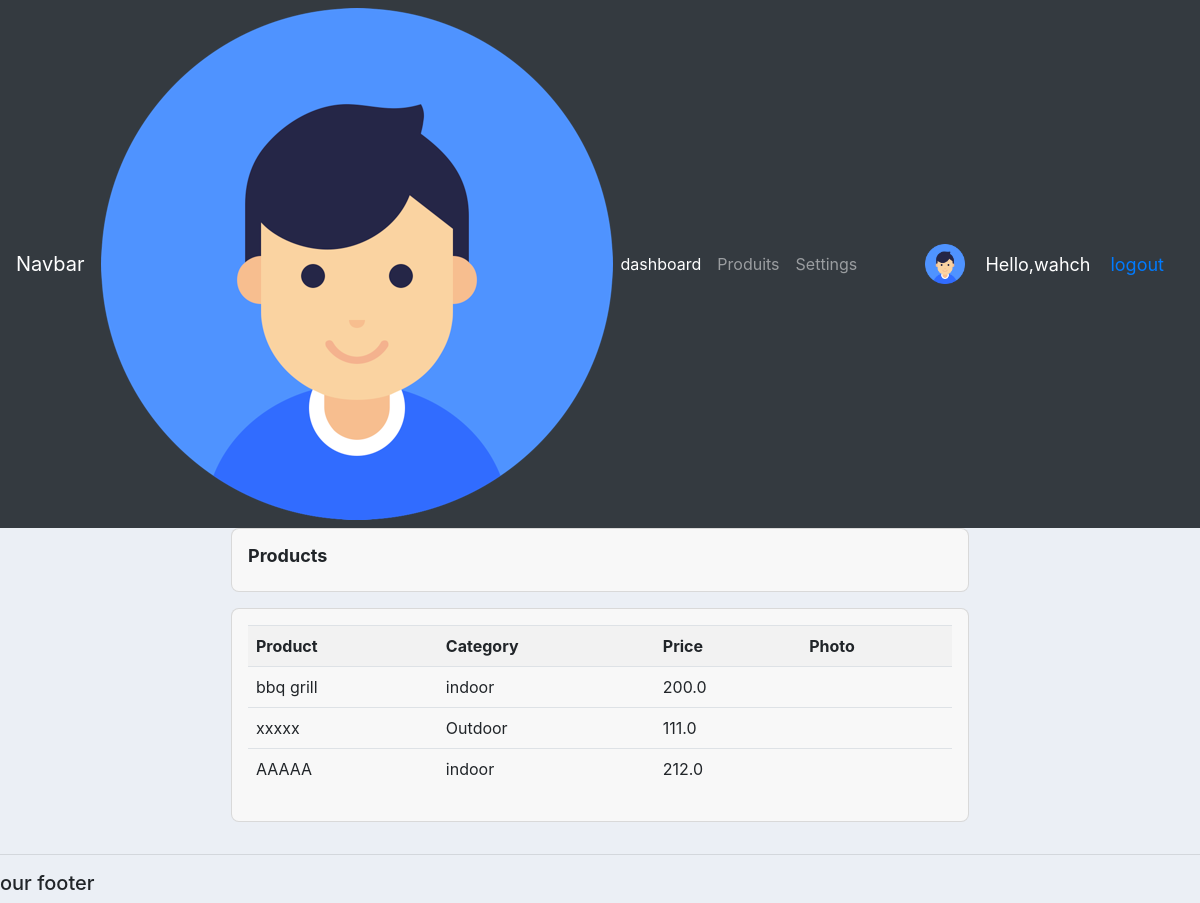
Screenshot of /produit/ (signed in) with the database file from the repository.
### accounts/models.py (models this page shows, shortened)
class customer(models.Model):
    user = models.OneToOneField(User , null=True , blank=True ,  on_delete=models.CASCADE)
    name = models.CharField(max_length=200 , null=True)
    phone = models.CharField(max_length=200 , null=True)
    email = models.CharField(max_length=200 , null=True)
    profile_pic = models.ImageField(default='profile1.png' ,  null=True , blank=True)
    date_created = models.DateTimeField(auto_now_add=True , null=True)

class Product(models.Model):
    CATEGORY =(
        ('indoor','indoor') ,
        ('Outdoor','Outdoor') ,
        )
    name = models.CharField(max_length=200 , null=True)
    price = models.FloatField(null=True)
    Category = models.CharField(max_length=200 , null=True , choices=CATEGORY)
    description = models.CharField(max_length=200 , null=True , blank=True)
    product_pic = models.ImageField(default='profile1.png' ,  null=True , blank=True)
    date_created = models.DateTimeField(auto_now_add=True , null=True)
    tags = models.ManyToManyField(Tag)

### accounts/decorators.py (the view)
        def wrapper_func(request,*args,**kwargs):
            group = None
            if request.user.groups.exists():
                group = request.user.groups.all()[0].name
            if group in allowed_roles:
               return view_func(request,*args,**kwargs)
            else:
                return HttpResponse('non autorise')

### accounts/views.py (called while the page is built)
@login_required(login_url='login')
@allowed_users(allowed_roles=['admin','customer'])
def produit(request):
     products = Product.objects.all()
     return render(request,'accounts/produits.html' , {'products':products})

### accounts/templates/accounts/produits.html (shortened to what this page needs)
{% extends 'accounts/main.html' %}
{% block content %}
<div class="row">
    <div class="col-md">
      <div class="card card-body">
        <h5 class="card-title">Products</h5>
      </div>
      <div class="card card-body">
        <table class="table">
          <tr>
            <th>Product</th>
            <th>Category</th>
            <th>Price</th>
            <th>Photo</th>
          </tr>
          {% for i in products%}
          <tr>
              <td>{{i.name}}</td>
              <td>{{i.Category}}</td>
              <td>{{i.price}}</td>
              <td>
            </td>
          </tr>
          {%endfor%}
        </table>
      </div>
    </div>
  </div>
{% endblock%}

### accounts/templates/accounts/navbar.html (shortened to what this page needs)
{% load static %}
<nav class="navbar navbar-expand-lg navbar-dark bg-dark">
    <a class="navbar-brand" href="{% url 'home' %}">Navbar</a>
    <img src="{% static 'images/profile1.png'%}" alt="">
    <div class="collapse navbar-collapse" id="navbarNav">
      <ul class="navbar-nav">
        {% if request.user.is_staff%}
        <li class="nav-item active">
          <a class="nav-link" href="{% url 'home' %}">dashboard </a>
        </li>
        {% endif %}
        <li class="nav-item">
          <a class="nav-link" href="{% url 'produit'  %}">Produits</a>
        </li>
        <li class="nav-item">
          <a class="nav-link" href="{% url 'account'  %}">Settings</a>
        </li>
      </ul>
    </div>
    <span class="hello-msg"><img class="profile-pic" src="{{request.user.customer.profile_pic.url	}}" ></span>
    <span class="hello-msg"> Hello,{{request.user}} </span>
    <span class="hello-msg"><a href="{% url 'logout'%}">logout</a></span>
  </nav>

### static/css/main.css (style rules this page uses)
body { background-color: #ebeff5; }

### accounts/templates/accounts/navbar.html (style rules this page uses)
.hello-msg { font-size: 18PX; color: #fff; margin-right:20PX ; }
.navbar .profile-pic { width: 40px; height: 40px; }

### accounts/templates/accounts/produits.html (style rules this page uses)
.row { display: flex; justify-content: center; align-items: center; }
.col-md { width: 100%; max-width: 768px; margin: 0 auto; }
.card { background-color: #f8f8f8; border-radius: 8px; padding: 16px; margin-bottom: 16px; }
.card-title { font-size: 18px; font-weight: bold; margin-bottom: 8px; }
.table { width: 100%; border-collapse: collapse; }
.table th, .table td { padding: 8px; text-align: left; }
.table th { background-color: #f2f2f2; font-weight: bold; }
.table tr:nth-child(even) { background-color: #f8f8f8; }

### rows the page displays
Product: name "bbq grill", Category "indoor", price "200.0"
Product: name "xxxxx", Category "Outdoor", price "111.0"
Product: name "AAAAA", Category "indoor", price "212.0"

### other values shown
{{ request.user }} "wahch"
